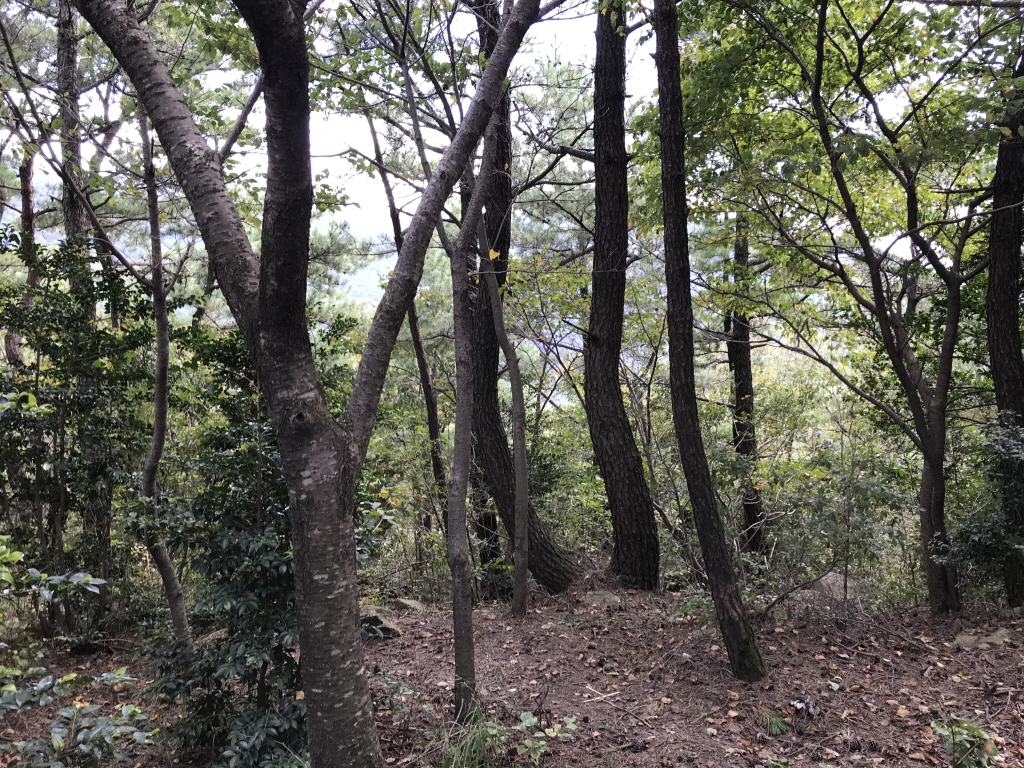
#> input picture sIMG_2177.jpg, 1024 x 768 px
$ jupyter execute chap147.ipynb
#> lines starting #> are read from the running program, lines starting #| are printed output that depends on the picture
[cell 1]
import cv2
import numpy as np
from matplotlib import pyplot as plt

[cell 2]
img = cv2.imread('sIMG_2177.jpg',0)
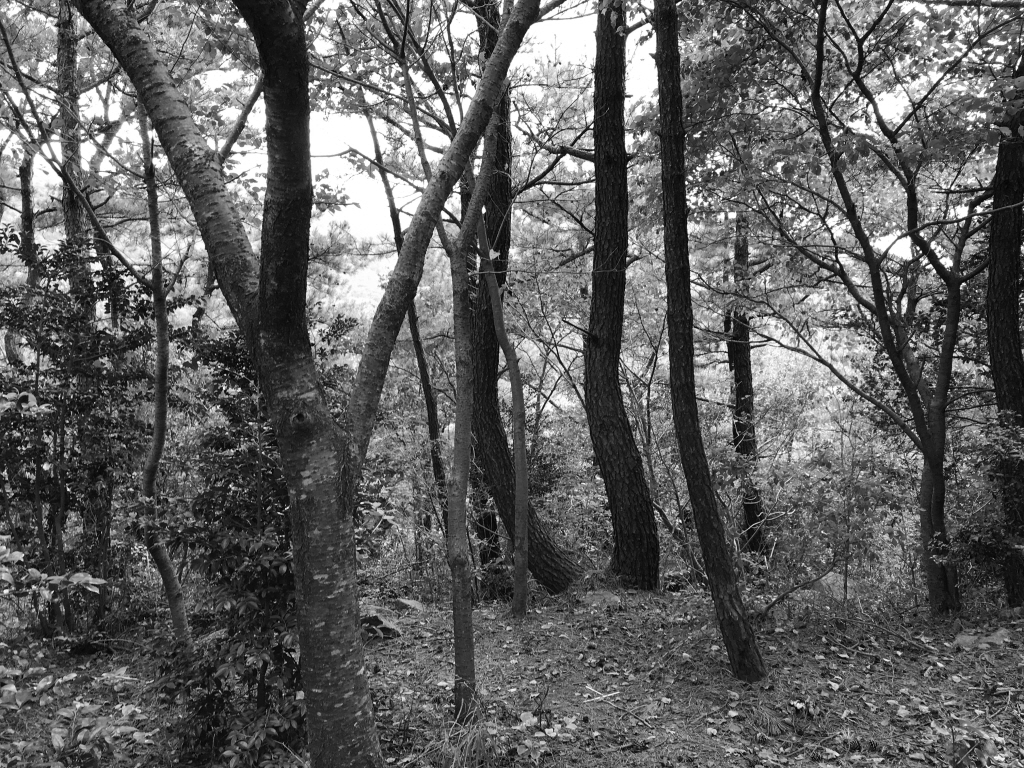
#> img: shape (768, 1024); min 2, max 255, mean 95.4
edges = cv2.Canny(img,80,200)
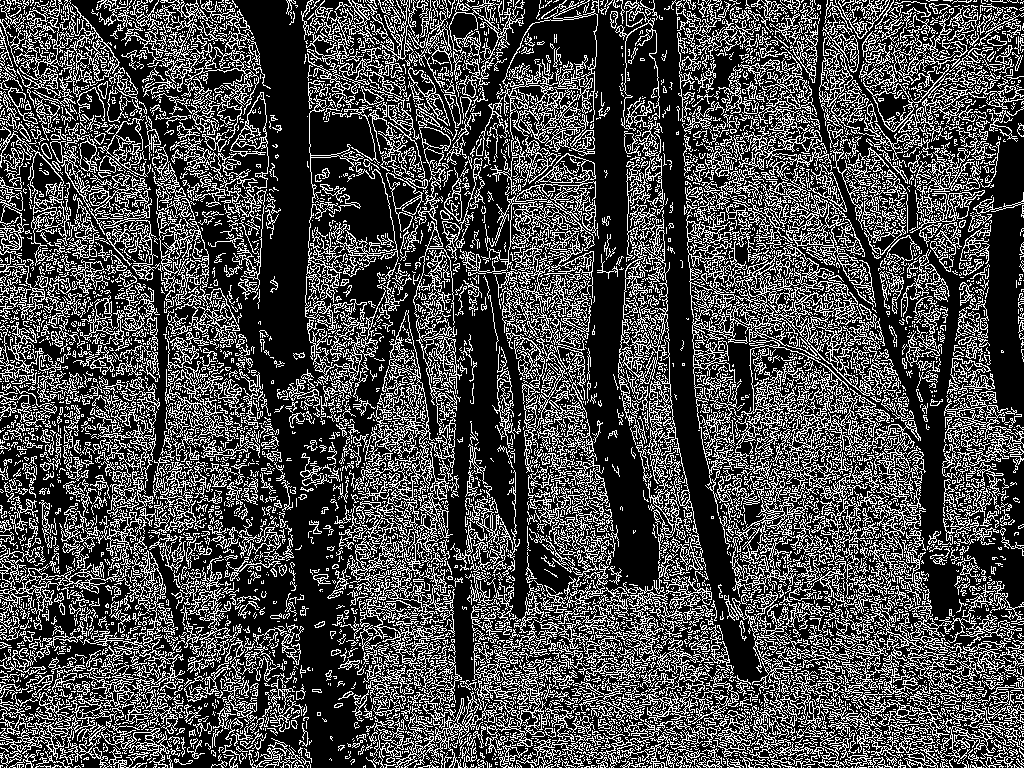
#> edges: shape (768, 1024); 28.6% white in thin lines or dots
plt.subplot(121),plt.imshow(img,cmap = 'gray')
plt.title('Original Image'), plt.xticks([]), plt.yticks([])
plt.subplot(122),plt.imshow(edges,cmap = 'gray')
plt.title('Edge Image'), plt.xticks([]), plt.yticks([])
plt.show()
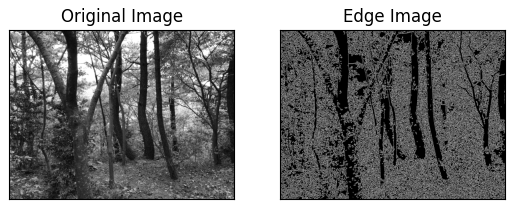
#> figure drawn by matplotlib, 2 panels

$ run again, with sIMG_2164.jpg copied over sIMG_2177.jpg
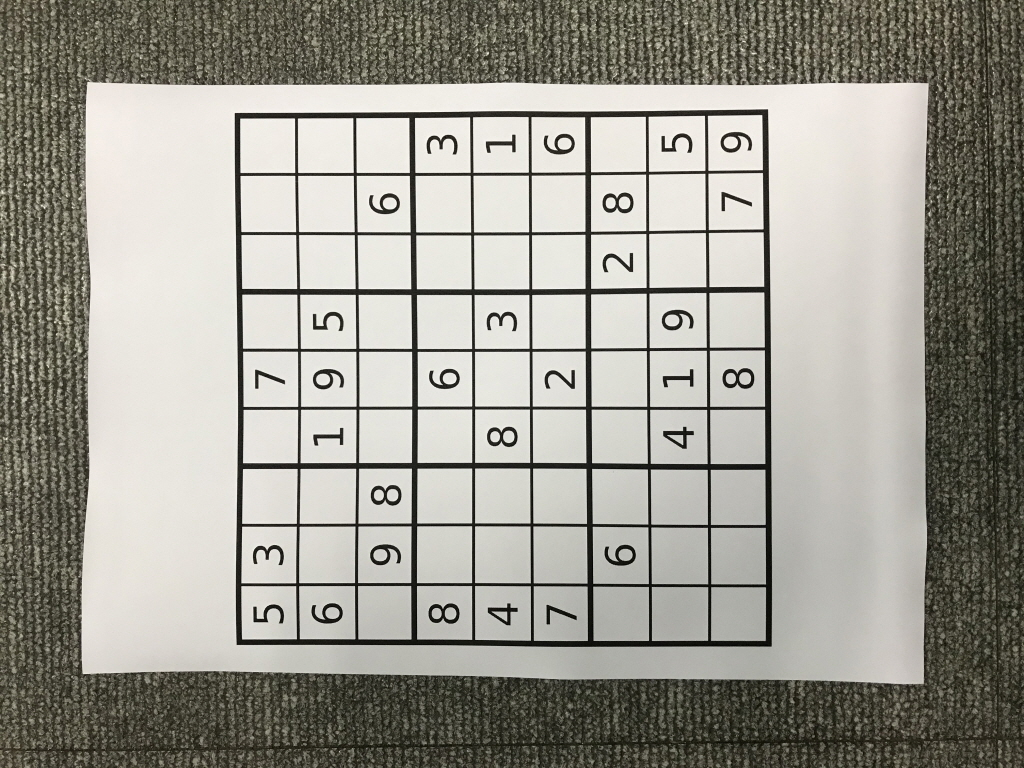
#> input picture sIMG_2164.jpg, 1024 x 768 px
#> `edges = cv2.Canny(img,80,200)`:
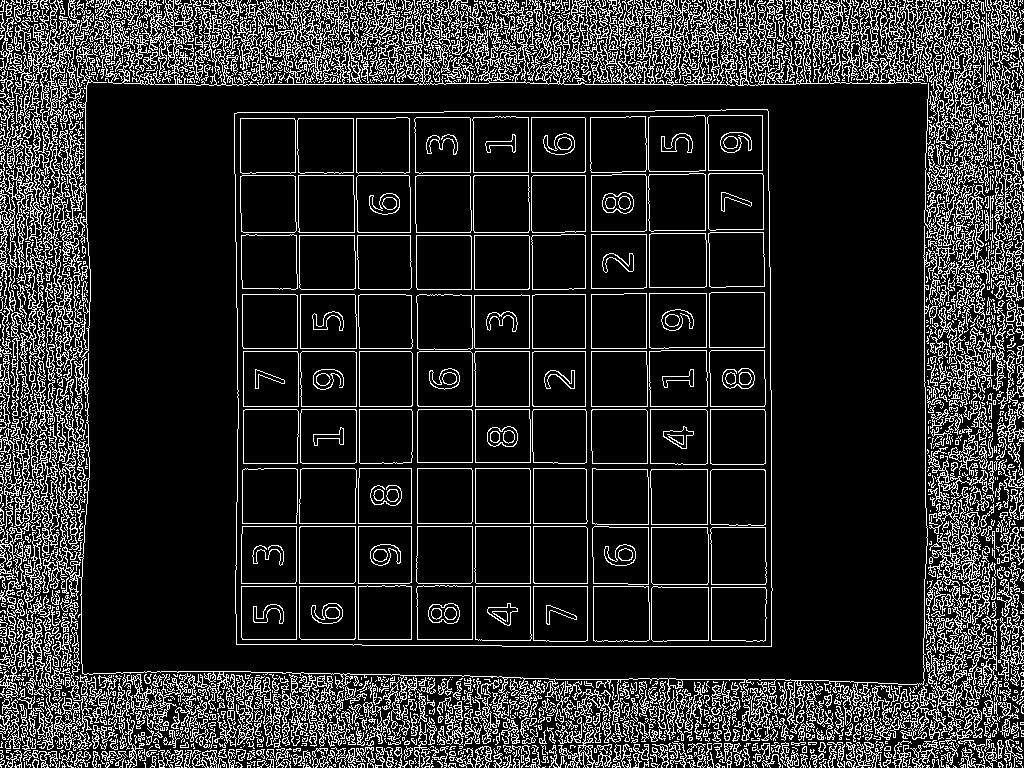
#> edges: shape (768, 1024); 16.4% white in thin lines or dots
#> `plt.show()`:
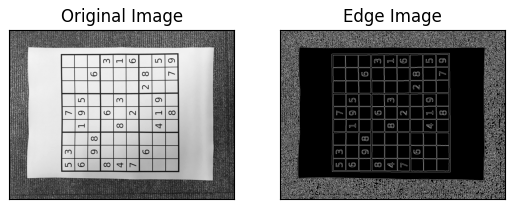
#> figure drawn by matplotlib, 2 panels

$ run again, with sIMG_2168.jpg copied over sIMG_2177.jpg
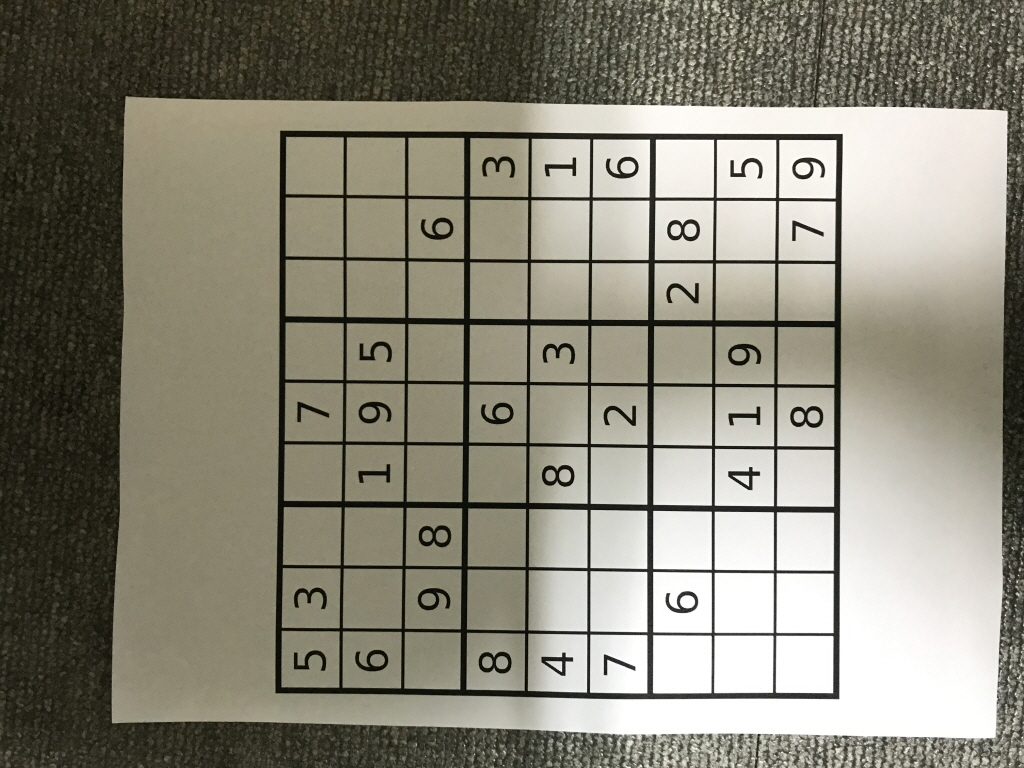
#> input picture sIMG_2168.jpg, 1024 x 768 px
#> `edges = cv2.Canny(img,80,200)`:
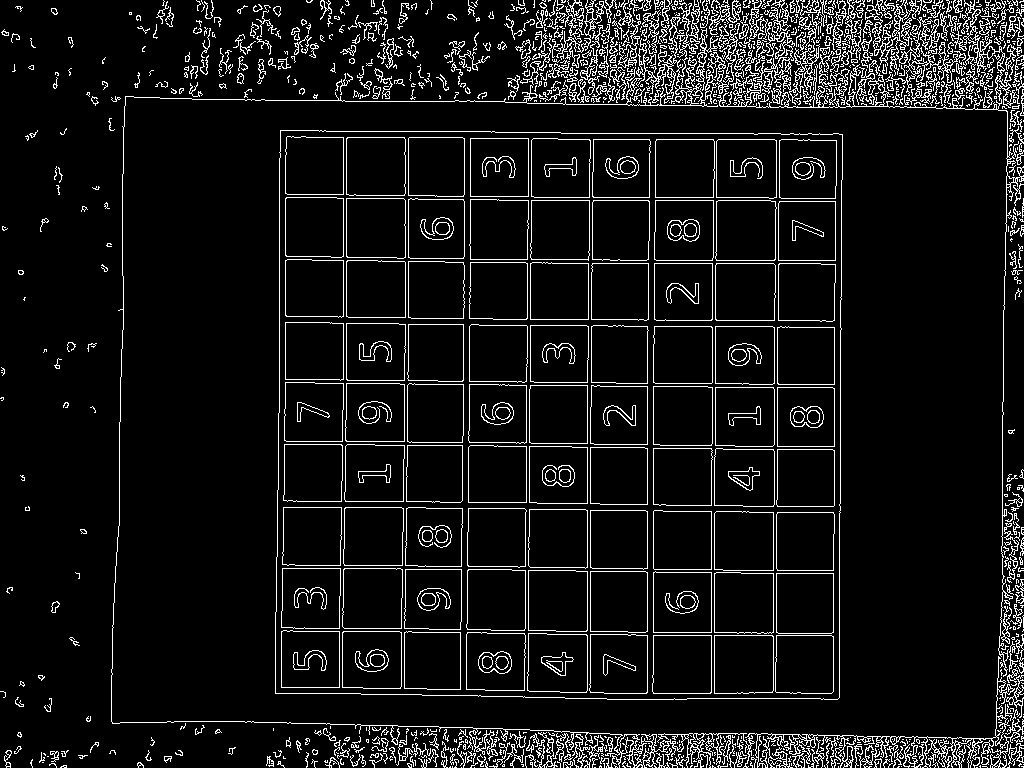
#> edges: shape (768, 1024); 8.1% white in thin lines or dots
#> `plt.show()`:
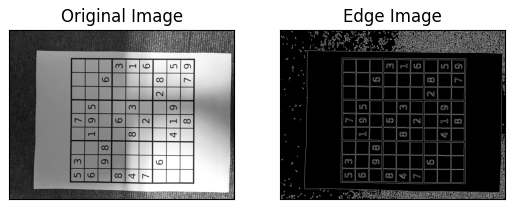
#> figure drawn by matplotlib, 2 panels

$ run again, with sIMG_2180.jpg copied over sIMG_2177.jpg
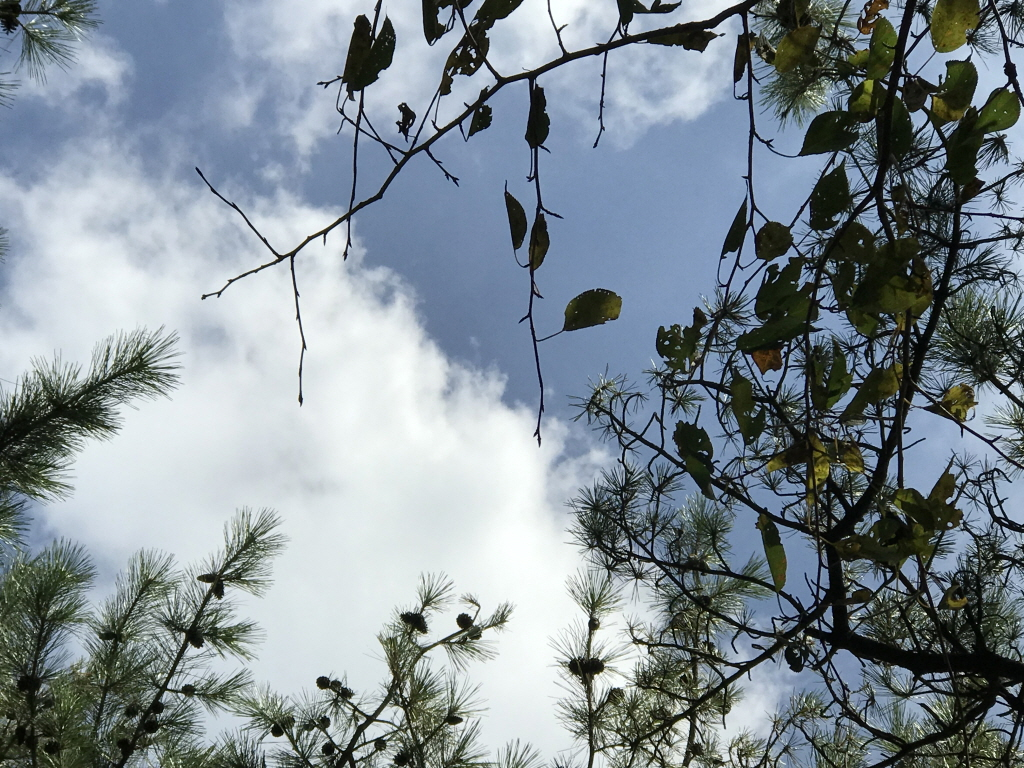
#> input picture sIMG_2180.jpg, 1024 x 768 px
#> `edges = cv2.Canny(img,80,200)`:
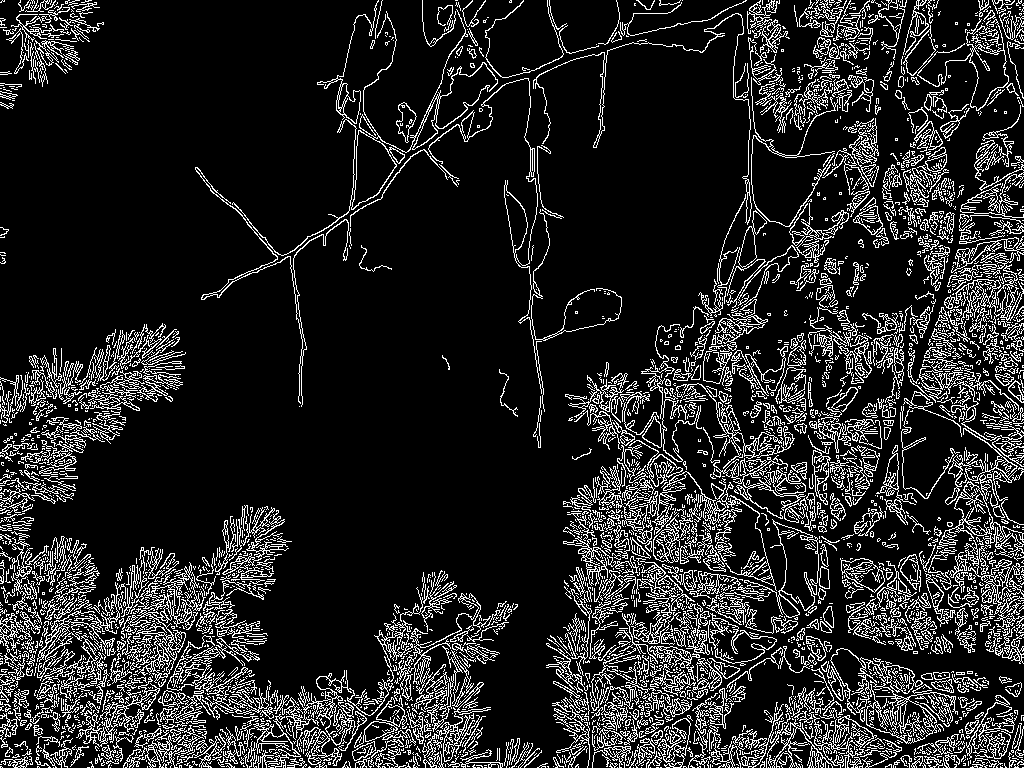
#> edges: shape (768, 1024); 14.3% white in thin lines or dots
#> `plt.show()`:
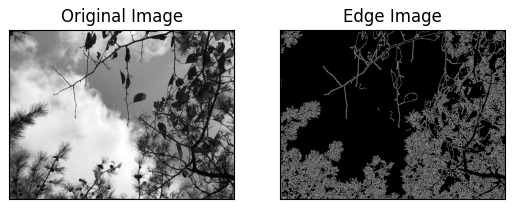
#> figure drawn by matplotlib, 2 panels
